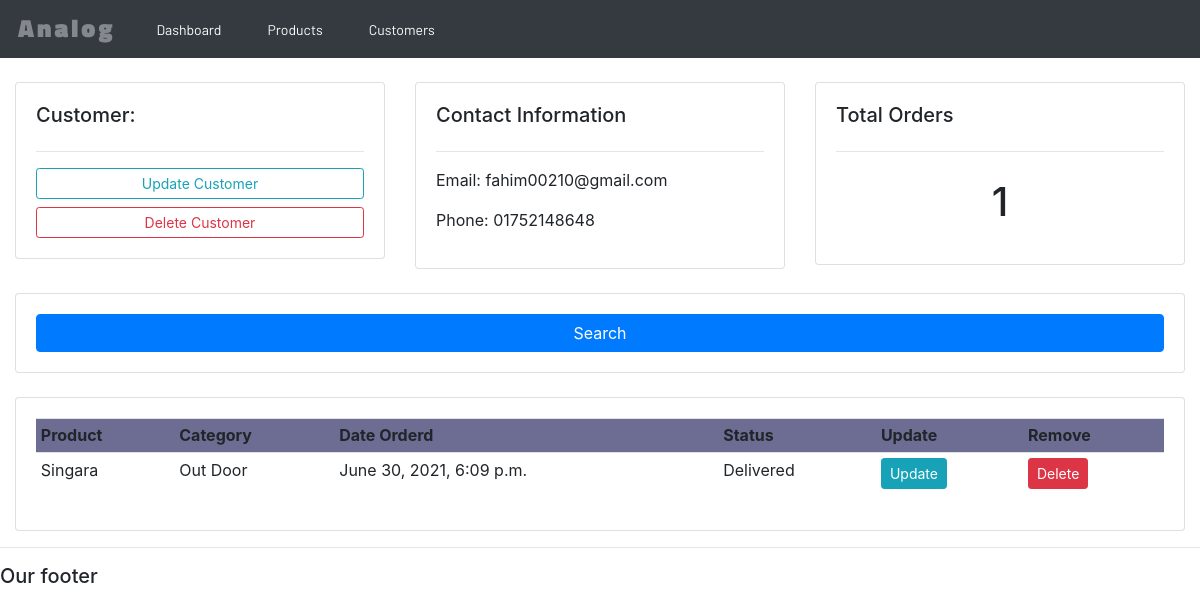
The page /customers/3/ on the database its author committed.
### analog/models.py (models this page shows, shortened)
class Customer(models.Model):
    name = models.CharField(max_length=200, null=True)
    phone = models.CharField(max_length=11, null=True)
    email = models.CharField(max_length=50, null=True)
    date_created = models.DateTimeField(auto_now_add=True)

class Order(models.Model):
    STATUS = (
        ('Pending', 'Pending'),
        ('Out for delivery', 'Out for delivery'),
        ('Delivered', 'Delivered'),
    )
    customer = models.ForeignKey(Customer, null=True, on_delete=models.SET_NULL)
    product = models.ForeignKey(Product, null=True, on_delete=models.SET_NULL)
    date_creates = models.DateTimeField(auto_now_add=True)
    status = models.CharField(max_length=200, null=True, choices=STATUS)

class Product(models.Model):
    CATAGORY = (
        ('Indoor', 'Indoor'),
        ('Out Door', 'Out Door'),
    )
    name = models.CharField(max_length=200, null=True)
    price = models.FloatField(null=True)
    catagory = models.CharField(max_length=200, null=True, choices=CATAGORY)
    description = models.CharField(max_length=200, null=True, blank=True)
    date_creates = models.DateTimeField(auto_now_add=True)
    tags = models.ManyToManyField(Tag)
    def __str__(self):
        return self.name

### analog/views.py (the view)
# urls.py: path('customers/<str:pk>/',views.customers,name='customer'),
def customers(request, pk):
    customer = Customer.objects.get(id=pk)
    order = customer.order_set.all()
    o_length = order.count()
    context = {
        'customer': customer,
        'order': order,
        'len': o_length
    }
    return render(request, 'analog/customer.html', context)

### templates/analog/customer.html
{%  extends 'analog/main.html' %}
{% block content %}
	<br>
<div class="row">
	<div class="col-md">
		<div class="card card-body">
			<h5>Customer:</h5>
			<hr>
			<a class="btn btn-outline-info  btn-sm btn-block" href="">Update Customer</a>
			<a class="btn btn-outline-danger  btn-sm btn-block" href="">Delete Customer</a>
		</div>
	</div>
	<div class="col-md">
		<div class="card card-body">
			<h5>Contact Information</h5>
			<hr>
            <p>Email: {{ customer.email }}</p>
            <p>Phone: {{ customer.phone }}</p>
		</div>
	</div>
	<div class="col-md">
		<div class="card card-body">
			<h5>Total Orders</h5>
			<hr>
			<h1 style="text-align: center;padding: 10px">{{ len }}</h1>
		</div>
	</div>
</div>
<br>
<div class="row">
	<div class="col">
		<div class="card card-body">
			<form method="get">
		    <button class="btn btn-primary" type="submit">Search</button>
		  </form>
		</div>
	</div>
</div>
<br>
<div class="row">
	<div class="col-md">
		<div class="card card-body">
			<table class="table table-sm">
				<tr>
					<th>Product</th>
					<th>Category</th>
					<th>Date Orderd</th>
					<th>Status</th>
					<th>Update</th>
					<th>Remove</th>
				</tr>
				{% for i in order %}
				<tr>
					<td>{{ i.product }}</td>
					<td>{{ i.product.catagory }}</td>
					<td>{{ i.date_creates }}</td>
					<td>{{ i.status }}</td>
					<td><a href="{% url 'update_order' i.id %}" class="btn btn-sm btn-info">Update</a></td>
					<td><a href="{% url 'delete_order' i.id %}" class="btn btn-sm btn-danger">Delete</a></td>
				</tr>
				{% endfor %}
			</table>
		</div>
	</div>
</div>
{% endblock %}

### static/css/order_page.css (style rules this page uses)
* { padding: 0; margin:0; box-sizing: border-box; }
form { display: flex; flex-direction: column; }

### static/css/main.css (style rules this page uses)
table { border-radius: 3px; }
tr:nth-child(1) { background-color: #6d6d94; }

### rows shown on the page
Customer: email "fahim00210@gmail.com", phone "01752148648"
Order: product "Singara", product.catagory "Out Door", date_creates "June 30, 2021, 6:09 p.m.", status "Delivered"

### other values the page prints
{{ len }} "1"
